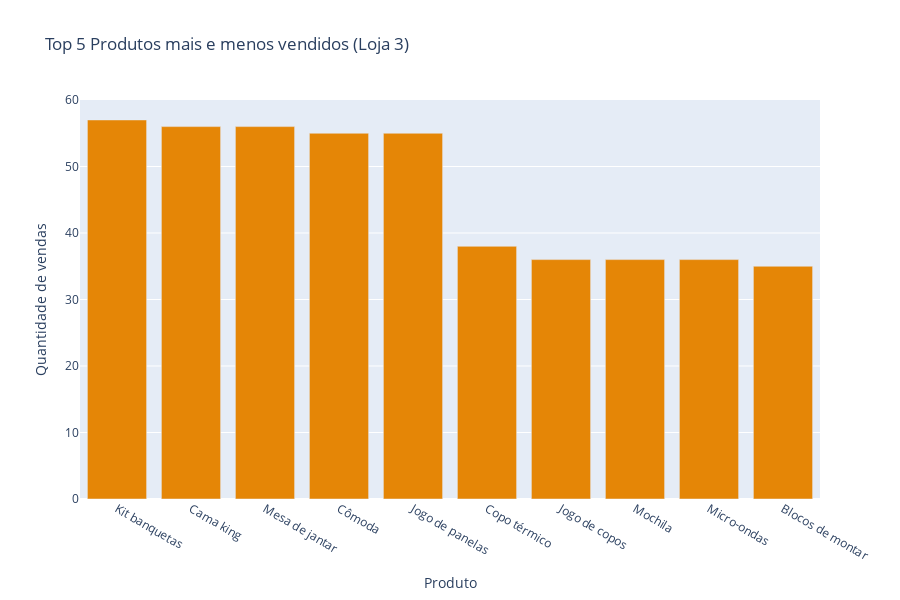

Source (notebook cell):
### Markdown cell above
#### Loja 3

### Code cell
top5_mais_menos_vendidos_loja3 = pd.concat([produtos_mais_vendidos_loja3.head(), produtos_mais_vendidos_loja3.tail()], ignore_index=True)


fig = px.bar(top5_mais_menos_vendidos_loja3,
             x='Produto', y='Quantidade de vendas',
             hover_data=['Categoria do Produto'], 
             labels=({'Categoria do Produto': 'Categoria do Produto'}), 
             title='Top 5 Produtos mais e menos vendidos (Loja 3)', 
             color_discrete_sequence=px.colors.qualitative.Vivid,
             height=600
            )

fig.show()

### Figure 1 — Plotly figure (JSON) as saved in the notebook; plotly's stock layout.template omitted (floating-point values rounded to 4 significant figures)
{"data": [{"customdata": [["moveis"], ["moveis"], ["moveis"], ["moveis"], ["utilidades domesticas"], ["esporte e lazer"], ["utilidades domesticas"], ["esporte e lazer"], ["eletrodomesticos"], ["brinquedos"]], "hovertemplate": "Produto=%{x}<br>Quantidade de vendas=%{y}<br>Categoria do Produto=%{customdata[0]}<extra></extra>", "legendgroup": "", "marker": {"color": "rgb(229, 134, 6)", "pattern": {"shape": ""}}, "name": "", "orientation": "v", "showlegend": false, "textposition": "auto", "type": "bar", "x": ["Kit banquetas", "Cama king", "Mesa de jantar", "Cômoda", "Jogo de panelas", "Copo térmico", "Jogo de copos", "Mochila", "Micro-ondas", "Blocos de montar"], "xaxis": "x", "y": [57, 56, 56, 55, 55, 38, 36, 36, 36, 35], "yaxis": "y"}], "layout": {"barmode": "relative", "height": 600, "legend": {"tracegroupgap": 0}, "title": {"text": "Top 5 Produtos mais e menos vendidos (Loja 3)"}, "xaxis": {"anchor": "y", "domain": [0, 1], "title": {"text": "Produto"}}, "yaxis": {"anchor": "x", "domain": [0, 1], "title": {"text": "Quantidade de vendas"}}}}
